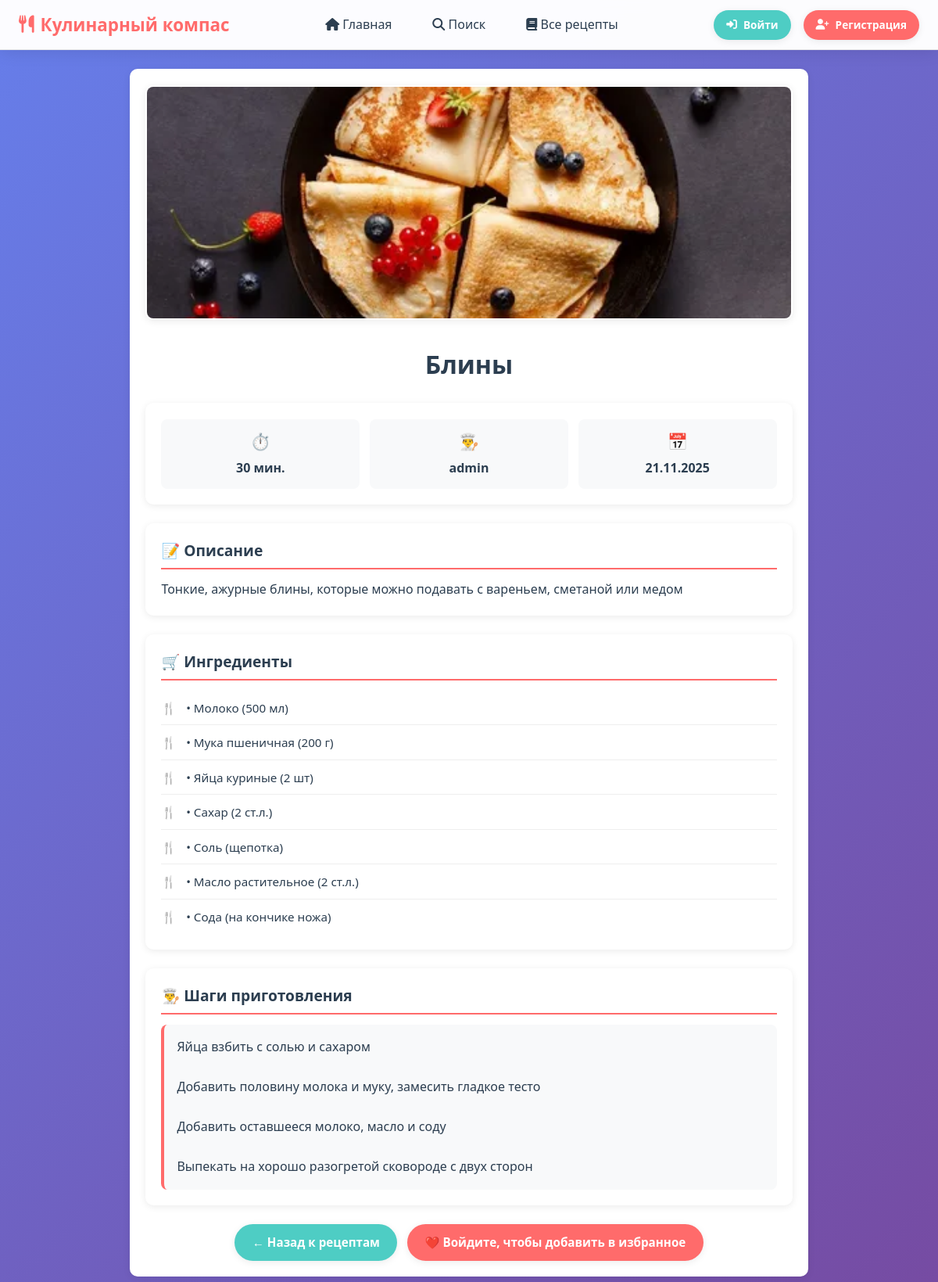
The app's page /recipe/17/ with its own data.
### recipes/models.py (models this page shows, shortened)
class Recipe(models.Model):
    title = models.CharField(max_length=200)
    ingredients = models.ManyToManyField(Ingredient)
    description = models.TextField()
    cooking_steps = models.TextField()
    cooking_time = models.PositiveIntegerField(help_text="В минутах")
    image = models.ImageField(upload_to='recipes/', blank=True, null=True)
    author = models.ForeignKey(User, on_delete=models.CASCADE)
    created_at = models.DateTimeField(auto_now_add=True)

class Ingredient(models.Model):
    name = models.CharField(max_length=100, unique=True)

### recipes/views.py (the view)
# urls.py: path('recipe/<int:recipe_id>/', views.recipe_detail, name='recipe_detail'),
def recipe_detail(request, recipe_id):
    recipe = get_object_or_404(Recipe, id=recipe_id)
    is_favorite = False
    if request.user.is_authenticated:
        is_favorite = Favorite.objects.filter(user=request.user, recipe=recipe).exists()
    source = request.GET.get("from")
    print("SOURCE =", source)
    return render(request, 'recipes/recipe_detail.html', {
        'recipe': recipe,
        'is_favorite': is_favorite,
        'source': source,
    })

### templates/recipes/recipe_detail.html (shortened to what this page needs)
{% extends 'base.html' %}
{% load static %}
{% block extra_css %}
<link rel="stylesheet" href="{% static 'css/recipes.css' %}">
{% endblock %}
{% block content %}
<div class="recipe-detail">
    <div class="recipe-section">
        {% if recipe.image %}
            <img src="{{ recipe.image.url }}" alt="{{ recipe.title }}" class="recipe-main-image">
        {% endif %}
        <div class="recipe-header">
            <h1>{{ recipe.title }}</h1>
        </div>
        <div class="recipe-meta-grid">
            <div class="recipe-meta-item">
                <div>⏱️</div>
                <div><strong>{{ recipe.cooking_time }} мин.</strong></div>
            </div>
            <div class="recipe-meta-item">
                <div>👨‍🍳</div>
                <div><strong>{{ recipe.author.username }}</strong></div>
            </div>
            <div class="recipe-meta-item">
                <div>📅</div>
                <div><strong>{{ recipe.created_at|date:"d.m.Y" }}</strong></div>
            </div>
        </div>
        <div class="recipe-section">
            <h3>📝 Описание</h3>
            <p>{{ recipe.description }}</p>
        </div>
        <div class="recipe-section">
            <h3>🛒 Ингредиенты</h3>
            <ul class="ingredients-list">
                {% for ingredient in recipe.ingredients.all %}
                    <li>• {{ ingredient.name }}</li>
                {% endfor %}
            </ul>
        </div>
        <div class="recipe-section">
            <h3>👨‍🍳 Шаги приготовления</h3>
            <div class="cooking-steps">{{ recipe.cooking_steps }}</div>
        </div>
        <div class="recipe-actions">
           {% if source == "all" %}
                <a href="{% url 'all_recipes' %}" class="btn btn-secondary">← Назад к рецептам</a>
            {% elif source == "fav" %}
                <a href="{% url 'favorite_recipes' %}" class="btn btn-secondary">← Назад к избранным рецептам</a>
            {% elif source == "search" %}
                <a href="{% url 'recipe_search' %}" class="btn btn-secondary">← Назад к поиску</a>
            {%else%}
                <a href="{% url 'all_recipes' %}" class="btn btn-secondary">← Назад к рецептам</a>
            {% endif %}
            {% if user.is_authenticated %}
                {% if is_favorite %}
                    <a href="{% url 'remove_from_favorites' recipe.id %}" class="btn btn-secondary">💔 Удалить из избранного</a>
                {% else %}
                    <a href="{% url 'add_to_favorites' recipe.id %}" class="btn">❤️ Добавить в избранное</a>
                {% endif %}
            {% else %}
                <a href="{% url 'login' %}" class="btn">❤️ Войдите, чтобы добавить в избранное</a>
            {% endif %}
        </div>
    </div>
</div>
{% endblock %}

### static/css/base.css (style rules this page uses)
:root { --primary-color: #ff6b6b; --primary-light: #ff8e8e; --secondary-color: #4ecdc4; --accent-color: #45b7d1; --text-dark: #2c3e50; --text-light: #7f8c8d; --bg-white: #ffffff; --bg-light: #f8f9fa; --shadow: 0 2px 10px rgba(0, 0, 0, 0.08); --shadow-hover: 0 4px 20px rgba(0, 0, 0, 0.12); --border-radius: 10px; --transition: all 0.2s ease; }
* { margin: 0; padding: 0; box-sizing: border-box; }
body { font-family: 'Segoe UI', Tahoma, Geneva, Verdana, sans-serif; line-height: 1.6; background: linear-gradient(135deg, #667eea 0%, #764ba2 100%); background-attachment: fixed; color: var(--text-dark); min-height: 100vh; overflow-x: hidden; }
.btn { display: inline-flex; align-items: center; gap: 0.5rem; padding: 0.7rem 1.4rem; background: var(--primary-color); color: white; text-decoration: none; border-radius: 25px; border: none; cursor: pointer; transition: var(--transition); font-weight: 600; font-size: 0.95rem; box-shadow: var(--shadow); text-align: center; justify-content: center; white-space: nowrap; }
.btn-secondary { background: var(--secondary-color); }

### static/css/recipes.css (style rules this page uses)
.recipe-detail { max-width: 900px; margin: 0 auto; padding: 0 1rem; }
.recipe-header { text-align: center; margin-bottom: 1.5rem; }
.recipe-main-image { width: 100%; height: 300px; object-fit: cover; border-radius: var(--border-radius); margin-bottom: 1.5rem; box-shadow: var(--shadow); border: 2px solid white; }
.recipe-meta-grid { display: grid; grid-template-columns: repeat(auto-fit, minmax(140px, 1fr)); gap: 0.8rem; margin-bottom: 1.5rem; padding: 1.2rem; background: var(--bg-white); border-radius: var(--border-radius); box-shadow: var(--shadow); border: 1px solid rgba(255, 255, 255, 0.3); }
.recipe-meta-item { text-align: center; padding: 0.8rem; background: var(--bg-light); border-radius: 8px; transition: var(--transition); }
.recipe-meta-item div:first-child { font-size: 1.3rem; margin-bottom: 0.3rem; }
.recipe-section { margin-bottom: 1.5rem; padding: 1.2rem; background: var(--bg-white); border-radius: var(--border-radius); box-shadow: var(--shadow); border: 1px solid rgba(255, 255, 255, 0.3); }
.recipe-section h3 { font-size: 1.2rem; font-weight: 600; margin-bottom: 0.8rem; color: var(--text-dark); display: flex; align-items: center; gap: 0.6rem; border-bottom: 2px solid var(--primary-color); padding-bottom: 0.4rem; }
.ingredients-list { list-style: none; padding: 0; }
.ingredients-list li { padding: 0.6rem 0; border-bottom: 1px solid #eee; font-size: 0.95rem; display: flex; align-items: center; gap: 0.8rem; transition: var(--transition); }
.ingredients-list li::before { content: '🍴'; color: var(--primary-color); font-size: 0.95rem; }
.ingredients-list li:last-child { border-bottom: none; }
.cooking-steps { white-space: pre-line; line-height: 1.6; font-size: 1rem; padding: 1rem; background: var(--bg-light); border-radius: 8px; border-left: 4px solid var(--primary-color); }
.recipe-actions { display: flex; gap: 0.8rem; margin-top: 1.5rem; flex-wrap: wrap; justify-content: center; }

### templates/base.html (style rules this page uses)
html { scroll-behavior: smooth; }

### records on screen
Recipe: image (picture), title "Блины", cooking_time "30", author.username "admin", created_at "21.11.2025", description "Тонкие, ажурные блины, которые можно подавать с вареньем, сметаной или медом", cooking_steps "Яйца взбить с солью и сахаром Добавить половину молока и муку, замесить гладкое тесто Добавить оставшееся молоко, масло и соду Выпекать на хорошо разогретой сковороде с двух сторон"
Ingredient: name "Молоко (500 мл)"
Ingredient: name "Мука пшеничная (200 г)"
Ingredient: name "Яйца куриные (2 шт)"
Ingredient: name "Сахар (2 ст.л.)"
Ingredient: name "Соль (щепотка)"
Ingredient: name "Масло растительное (2 ст.л.)"
Ingredient: name "Сода (на кончике ножа)"
